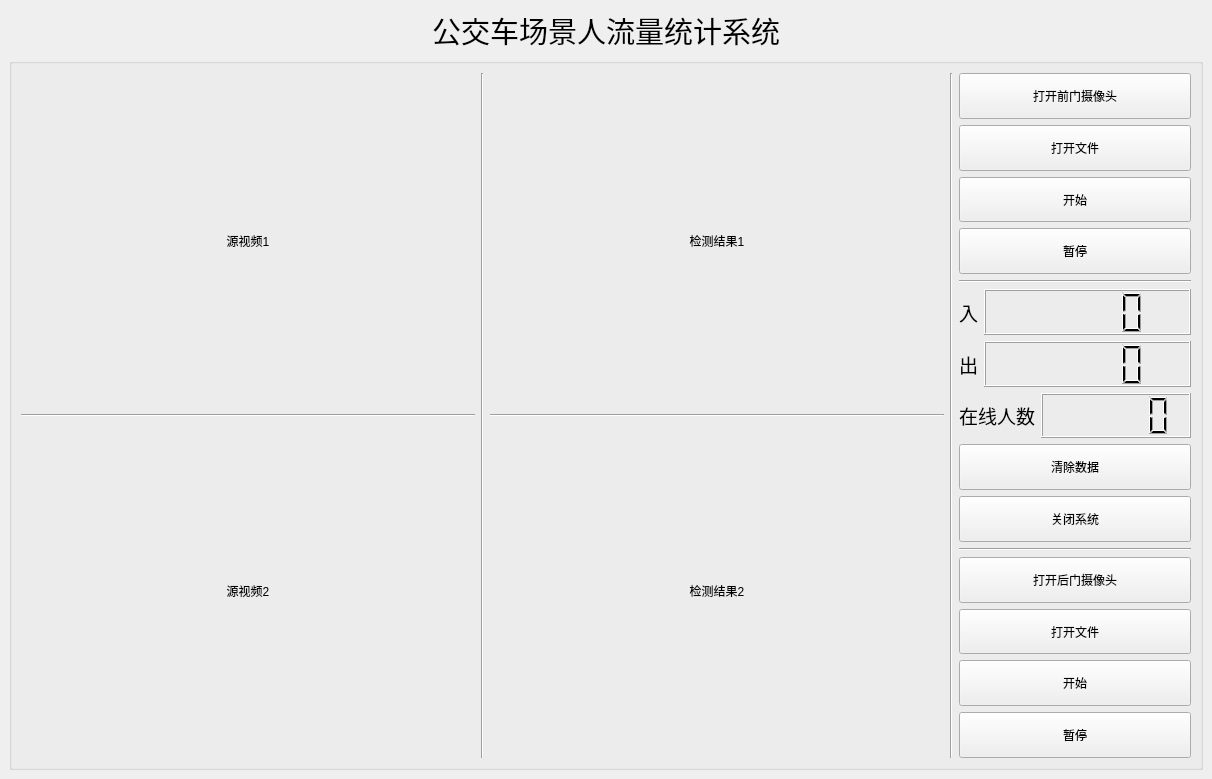
<?xml version="1.0" encoding="UTF-8"?>
<ui version="4.0">
 <class>MainWindow</class>
 <widget class="QMainWindow" name="MainWindow">
  <property name="windowModality">
   <enum>Qt::NonModal</enum>
  </property>
  <property name="enabled">
   <bool>true</bool>
  </property>
  <property name="geometry">
   <rect>
    <x>0</x>
    <y>0</y>
    <width>1212</width>
    <height>779</height>
   </rect>
  </property>
  <property name="cursor">
   <cursorShape>ArrowCursor</cursorShape>
  </property>
  <property name="acceptDrops">
   <bool>false</bool>
  </property>
  <property name="windowTitle">
   <string>test</string>
  </property>
  <property name="autoFillBackground">
   <bool>false</bool>
  </property>
  <property name="animated">
   <bool>true</bool>
  </property>
  <property name="documentMode">
   <bool>false</bool>
  </property>
  <property name="tabShape">
   <enum>QTabWidget::Rounded</enum>
  </property>
  <property name="dockNestingEnabled">
   <bool>false</bool>
  </property>
  <property name="unifiedTitleAndToolBarOnMac">
   <bool>false</bool>
  </property>
  <widget class="QWidget" name="centralwidget">
   <layout class="QVBoxLayout" name="verticalLayout_4">
    <item>
     <widget class="QLabel" name="label">
      <property name="font">
       <font>
        <family>Arial</family>
        <pointsize>22</pointsize>
       </font>
      </property>
      <property name="text">
       <string>公交车场景人流量统计系统</string>
      </property>
      <property name="alignment">
       <set>Qt::AlignCenter</set>
      </property>
     </widget>
    </item>
    <item>
     <widget class="QGroupBox" name="groupBox">
      <property name="sizePolicy">
       <sizepolicy hsizetype="Expanding" vsizetype="Expanding">
        <horstretch>0</horstretch>
        <verstretch>0</verstretch>
       </sizepolicy>
      </property>
      <property name="title">
       <string/>
      </property>
      <layout class="QGridLayout" name="gridLayout">
       <item row="2" column="0">
        <widget class="QLabel" name="label_src2">
         <property name="sizePolicy">
          <sizepolicy hsizetype="Expanding" vsizetype="Expanding">
           <horstretch>0</horstretch>
           <verstretch>0</verstretch>
          </sizepolicy>
         </property>
         <property name="text">
          <string>源视频2</string>
         </property>
         <property name="alignment">
          <set>Qt::AlignCenter</set>
         </property>
        </widget>
       </item>
       <item row="0" column="2">
        <widget class="QLabel" name="label_det">
         <property name="sizePolicy">
          <sizepolicy hsizetype="Expanding" vsizetype="Expanding">
           <horstretch>0</horstretch>
           <verstretch>0</verstretch>
          </sizepolicy>
         </property>
         <property name="text">
          <string>检测结果1</string>
         </property>
         <property name="alignment">
          <set>Qt::AlignCenter</set>
         </property>
        </widget>
       </item>
       <item row="0" column="0">
        <widget class="QLabel" name="label_src">
         <property name="sizePolicy">
          <sizepolicy hsizetype="Expanding" vsizetype="Expanding">
           <horstretch>0</horstretch>
           <verstretch>0</verstretch>
          </sizepolicy>
         </property>
         <property name="text">
          <string>源视频1</string>
         </property>
         <property name="alignment">
          <set>Qt::AlignCenter</set>
         </property>
        </widget>
       </item>
       <item row="2" column="2">
        <widget class="QLabel" name="label_det2">
         <property name="sizePolicy">
          <sizepolicy hsizetype="Expanding" vsizetype="Expanding">
           <horstretch>0</horstretch>
           <verstretch>0</verstretch>
          </sizepolicy>
         </property>
         <property name="text">
          <string>检测结果2</string>
         </property>
         <property name="alignment">
          <set>Qt::AlignCenter</set>
         </property>
        </widget>
       </item>
       <item row="0" column="1" rowspan="3">
        <widget class="Line" name="line_2">
         <property name="orientation">
          <enum>Qt::Vertical</enum>
         </property>
        </widget>
       </item>
       <item row="1" column="0">
        <widget class="Line" name="line">
         <property name="orientation">
          <enum>Qt::Horizontal</enum>
         </property>
        </widget>
       </item>
       <item row="1" column="2">
        <widget class="Line" name="line_4">
         <property name="orientation">
          <enum>Qt::Horizontal</enum>
         </property>
        </widget>
       </item>
       <item row="0" column="3" rowspan="3">
        <widget class="Line" name="line_13">
         <property name="orientation">
          <enum>Qt::Vertical</enum>
         </property>
        </widget>
       </item>
       <item row="0" column="4" rowspan="3">
        <layout class="QVBoxLayout" name="verticalLayout_2">
         <item>
          <widget class="QPushButton" name="openWebcam_front">
           <property name="sizePolicy">
            <sizepolicy hsizetype="Minimum" vsizetype="Maximum">
             <horstretch>0</horstretch>
             <verstretch>0</verstretch>
            </sizepolicy>
           </property>
           <property name="maximumSize">
            <size>
             <width>9999</width>
             <height>50</height>
            </size>
           </property>
           <property name="layoutDirection">
            <enum>Qt::LeftToRight</enum>
           </property>
           <property name="text">
            <string>打开前门摄像头</string>
           </property>
          </widget>
         </item>
         <item>
          <widget class="QPushButton" name="open">
           <property name="sizePolicy">
            <sizepolicy hsizetype="Minimum" vsizetype="Maximum">
             <horstretch>0</horstretch>
             <verstretch>0</verstretch>
            </sizepolicy>
           </property>
           <property name="maximumSize">
            <size>
             <width>9999</width>
             <height>50</height>
            </size>
           </property>
           <property name="text">
            <string>打开文件</string>
           </property>
          </widget>
         </item>
         <item>
          <widget class="QPushButton" name="start">
           <property name="sizePolicy">
            <sizepolicy hsizetype="Minimum" vsizetype="Maximum">
             <horstretch>0</horstretch>
             <verstretch>0</verstretch>
            </sizepolicy>
           </property>
           <property name="maximumSize">
            <size>
             <width>9999</width>
             <height>50</height>
            </size>
           </property>
           <property name="text">
            <string>开始</string>
           </property>
          </widget>
         </item>
         <item>
          <widget class="QPushButton" name="stop">
           <property name="sizePolicy">
            <sizepolicy hsizetype="Minimum" vsizetype="Maximum">
             <horstretch>0</horstretch>
             <verstretch>0</verstretch>
            </sizepolicy>
           </property>
           <property name="maximumSize">
            <size>
             <width>9999</width>
             <height>50</height>
            </size>
           </property>
           <property name="text">
            <string>暂停</string>
           </property>
          </widget>
         </item>
         <item>
          <widget class="Line" name="line_3">
           <property name="orientation">
            <enum>Qt::Horizontal</enum>
           </property>
          </widget>
         </item>
         <item>
          <layout class="QHBoxLayout" name="horizontalLayout">
           <item>
            <widget class="QLabel" name="label_4">
             <property name="font">
              <font>
               <family>Arial</family>
               <pointsize>14</pointsize>
              </font>
             </property>
             <property name="text">
              <string>入</string>
             </property>
             <property name="alignment">
              <set>Qt::AlignCenter</set>
             </property>
            </widget>
           </item>
           <item>
            <widget class="QLCDNumber" name="lcdNumber_out">
             <property name="sizePolicy">
              <sizepolicy hsizetype="Minimum" vsizetype="Maximum">
               <horstretch>1</horstretch>
               <verstretch>0</verstretch>
              </sizepolicy>
             </property>
             <property name="minimumSize">
              <size>
               <width>150</width>
               <height>0</height>
              </size>
             </property>
             <property name="maximumSize">
              <size>
               <width>400</width>
               <height>75</height>
              </size>
             </property>
            </widget>
           </item>
          </layout>
         </item>
         <item>
          <layout class="QHBoxLayout" name="horizontalLayout_2">
           <item>
            <widget class="QLabel" name="label_5">
             <property name="font">
              <font>
               <family>Arial</family>
               <pointsize>14</pointsize>
              </font>
             </property>
             <property name="text">
              <string>出</string>
             </property>
             <property name="alignment">
              <set>Qt::AlignCenter</set>
             </property>
            </widget>
           </item>
           <item>
            <widget class="QLCDNumber" name="lcdNumber_in">
             <property name="sizePolicy">
              <sizepolicy hsizetype="Minimum" vsizetype="Maximum">
               <horstretch>1</horstretch>
               <verstretch>0</verstretch>
              </sizepolicy>
             </property>
             <property name="minimumSize">
              <size>
               <width>150</width>
               <height>0</height>
              </size>
             </property>
             <property name="maximumSize">
              <size>
               <width>400</width>
               <height>75</height>
              </size>
             </property>
            </widget>
           </item>
          </layout>
         </item>
         <item>
          <layout class="QHBoxLayout" name="horizontalLayout_4">
           <item>
            <widget class="QLabel" name="label_2">
             <property name="font">
              <font>
               <family>Arial</family>
               <pointsize>14</pointsize>
              </font>
             </property>
             <property name="text">
              <string>在线人数</string>
             </property>
            </widget>
           </item>
           <item>
            <widget class="QLCDNumber" name="lcdNumber_online">
             <property name="sizePolicy">
              <sizepolicy hsizetype="Minimum" vsizetype="Maximum">
               <horstretch>1</horstretch>
               <verstretch>0</verstretch>
              </sizepolicy>
             </property>
             <property name="minimumSize">
              <size>
               <width>150</width>
               <height>0</height>
              </size>
             </property>
             <property name="maximumSize">
              <size>
               <width>400</width>
               <height>75</height>
              </size>
             </property>
            </widget>
           </item>
          </layout>
         </item>
         <item>
          <widget class="QPushButton" name="clearNum">
           <property name="sizePolicy">
            <sizepolicy hsizetype="Preferred" vsizetype="Maximum">
             <horstretch>0</horstretch>
             <verstretch>0</verstretch>
            </sizepolicy>
           </property>
           <property name="maximumSize">
            <size>
             <width>9999</width>
             <height>50</height>
            </size>
           </property>
           <property name="text">
            <string>清除数据</string>
           </property>
          </widget>
         </item>
         <item>
          <widget class="QPushButton" name="close">
           <property name="sizePolicy">
            <sizepolicy hsizetype="Preferred" vsizetype="Maximum">
             <horstretch>0</horstretch>
             <verstretch>0</verstretch>
            </sizepolicy>
           </property>
           <property name="maximumSize">
            <size>
             <width>9999</width>
             <height>50</height>
            </size>
           </property>
           <property name="text">
            <string>关闭系统</string>
           </property>
          </widget>
         </item>
         <item>
          <widget class="Line" name="line_6">
           <property name="orientation">
            <enum>Qt::Horizontal</enum>
           </property>
          </widget>
         </item>
         <item>
          <widget class="QPushButton" name="openWebcam_back">
           <property name="sizePolicy">
            <sizepolicy hsizetype="Minimum" vsizetype="Maximum">
             <horstretch>0</horstretch>
             <verstretch>0</verstretch>
            </sizepolicy>
           </property>
           <property name="maximumSize">
            <size>
             <width>9999</width>
             <height>50</height>
            </size>
           </property>
           <property name="text">
            <string>打开后门摄像头</string>
           </property>
          </widget>
         </item>
         <item>
          <widget class="QPushButton" name="open2">
           <property name="sizePolicy">
            <sizepolicy hsizetype="Minimum" vsizetype="Maximum">
             <horstretch>0</horstretch>
             <verstretch>0</verstretch>
            </sizepolicy>
           </property>
           <property name="maximumSize">
            <size>
             <width>9999</width>
             <height>50</height>
            </size>
           </property>
           <property name="text">
            <string>打开文件</string>
           </property>
          </widget>
         </item>
         <item>
          <widget class="QPushButton" name="start2">
           <property name="sizePolicy">
            <sizepolicy hsizetype="Minimum" vsizetype="Maximum">
             <horstretch>0</horstretch>
             <verstretch>0</verstretch>
            </sizepolicy>
           </property>
           <property name="maximumSize">
            <size>
             <width>9999</width>
             <height>50</height>
            </size>
           </property>
           <property name="text">
            <string>开始</string>
           </property>
          </widget>
         </item>
         <item>
          <widget class="QPushButton" name="stop2">
           <property name="sizePolicy">
            <sizepolicy hsizetype="Minimum" vsizetype="Maximum">
             <horstretch>0</horstretch>
             <verstretch>0</verstretch>
            </sizepolicy>
           </property>
           <property name="maximumSize">
            <size>
             <width>9999</width>
             <height>50</height>
            </size>
           </property>
           <property name="text">
            <string>暂停</string>
           </property>
          </widget>
         </item>
        </layout>
       </item>
      </layout>
     </widget>
    </item>
   </layout>
  </widget>
  <action name="action2">
   <property name="text">
    <string>2</string>
   </property>
  </action>
  <action name="action3">
   <property name="text">
    <string>3</string>
   </property>
  </action>
 </widget>
 <resources/>
 <connections/>
</ui>
